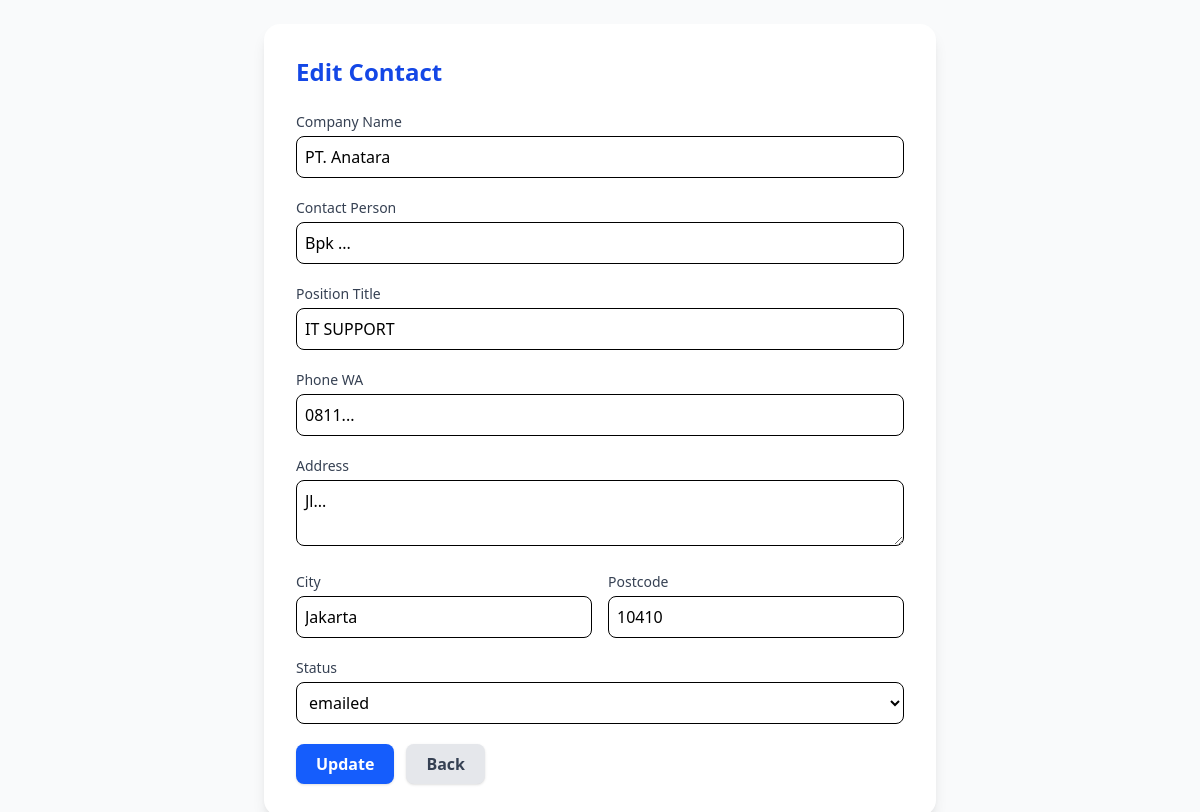
The app's page /edit_contact.php?email=Antara@gmail.com (signed in) with its own data.
### tables this page shows
CREATE TABLE `crm` (
  `company_email` varchar(150) NOT NULL,
  `marketing_id` char(3) NOT NULL,
  `marketing_person_name` varchar(100) DEFAULT NULL,
  `contact_person_email` varchar(150) DEFAULT NULL,
  `company_name` varchar(255) DEFAULT NULL,
  `contact_person` varchar(150) DEFAULT NULL,
  `contact_person_position_title` varchar(150) DEFAULT NULL,
  `phone_wa` varchar(50) DEFAULT NULL,
  `company_website` varchar(255) DEFAULT NULL,
  `company_category` varchar(100) DEFAULT NULL,
  `contact_person_position_category` varchar(100) DEFAULT NULL,
  `company_industry_type` varchar(100) DEFAULT NULL,
  `address` text,
  `city` varchar(100) DEFAULT NULL,
  `postcode` varchar(20) DEFAULT NULL,
  `status` enum('input','wa','emailed','contacted','replied','presentation','CLIENT') DEFAULT 'input',
  `created_at` timestamp NOT NULL DEFAULT CURRENT_TIMESTAMP,
  `updated_at` timestamp NOT NULL DEFAULT CURRENT_TIMESTAMP ON UPDATE CURRENT_TIMESTAMP
);

### functions.php (called while the page is built, shortened)
<?php
function h($s) {
    return htmlspecialchars($s, ENT_QUOTES, 'UTF-8');
}
?>

### edit_contact.php (the view, shortened to what this page needs)
<?php
require_once 'db.php';
require_once 'functions.php';
$mid = current_marketing_id();
$email = $_GET['email'] ?? '';
$stmt = $pdo->prepare("SELECT * FROM crm WHERE company_email = ? AND marketing_id = ?");
$stmt->execute([$email, $mid]);
$data = $stmt->fetch();
?>
<!doctype html>
<html lang="id">
<head>
  <link href="css/output.css" rel="stylesheet">
</head>
<body class="bg-gray-50 min-h-screen flex items-center justify-center p-6">
  <div class="w-full max-w-2xl bg-white shadow-lg rounded-2xl p-8">
    <h2 class="text-2xl font-bold text-blue-700 mb-6">Edit Contact</h2>
    <form method="post" class="space-y-5">
      <div>
        <label class="block text-sm font-medium text-gray-700">Company Name</label>
        <input type="text" name="company_name"
          value="<?=h($_POST['company_name'] ?? $data['company_name'])?>"
          class="w-full mt-1 p-2 border rounded-lg focus:ring-2 focus:ring-blue-500">
      </div>
      <div>
        <label class="block text-sm font-medium text-gray-700">Contact Person</label>
        <input type="text" name="contact_person"
          value="<?=h($_POST['contact_person'] ?? $data['contact_person'])?>"
          class="w-full mt-1 p-2 border rounded-lg focus:ring-2 focus:ring-blue-500">
      </div>
      <div>
        <label class="block text-sm font-medium text-gray-700">Position Title</label>
        <input type="text" name="contact_person_position_title"
          value="<?=h($_POST['contact_person_position_title'] ?? $data['contact_person_position_title'])?>"
          class="w-full mt-1 p-2 border rounded-lg focus:ring-2 focus:ring-blue-500">
      </div>
      <div>
        <label class="block text-sm font-medium text-gray-700">Phone WA</label>
        <input type="text" name="phone_wa"
          value="<?=h($_POST['phone_wa'] ?? $data['phone_wa'])?>"
          class="w-full mt-1 p-2 border rounded-lg focus:ring-2 focus:ring-blue-500">
      </div>
      <div>
        <label class="block text-sm font-medium text-gray-700">Address</label>
        <textarea name="address"
          class="w-full mt-1 p-2 border rounded-lg focus:ring-2 focus:ring-blue-500"
        ><?=h($_POST['address'] ?? $data['address'])?></textarea>
      </div>
      <div class="grid grid-cols-2 gap-4">
        <div>
          <label class="block text-sm font-medium text-gray-700">City</label>
          <input type="text" name="city"
            value="<?=h($_POST['city'] ?? $data['city'])?>"
            class="w-full mt-1 p-2 border rounded-lg focus:ring-2 focus:ring-blue-500">
        </div>
        <div>
          <label class="block text-sm font-medium text-gray-700">Postcode</label>
          <input type="text" name="postcode"
            value="<?=h($_POST['postcode'] ?? $data['postcode'])?>"
            class="w-full mt-1 p-2 border rounded-lg focus:ring-2 focus:ring-blue-500">
        </div>
      </div>
      <div>
        <label class="block text-sm font-medium text-gray-700">Status</label>
        <select name="status" class="w-full mt-1 p-2 border rounded-lg focus:ring-2 focus:ring-blue-500">
          <?php foreach(['input','wa','emailed','contacted','replied','presentation','CLIENT'] as $s):
            $sel = (($s === ($_POST['status'] ?? $data['status'])) ? 'selected' : '');
            echo "<option value=\"".h($s)."\" $sel>".h($s)."</option>";
          endforeach; ?>
        </select>
      </div>
      <div class="flex gap-3">
        <button type="submit"
          class="bg-blue-600 hover:bg-blue-700 text-white px-5 py-2 rounded-lg font-semibold shadow">
          Update
        </button>
        <a href="dashboard.php"
          class="bg-gray-200 hover:bg-gray-300 text-gray-700 px-5 py-2 rounded-lg font-semibold shadow">
          Back
        </a>
      </div>
    </form>
  </div>
</body>
</html>

### records on screen
crm: company_name "PT. Anatara", contact_person "Bpk ...", contact_person_position_title "IT SUPPORT", phone_wa "0811...", address "Jl...", city "Jakarta", postcode "10410", status "emailed"
